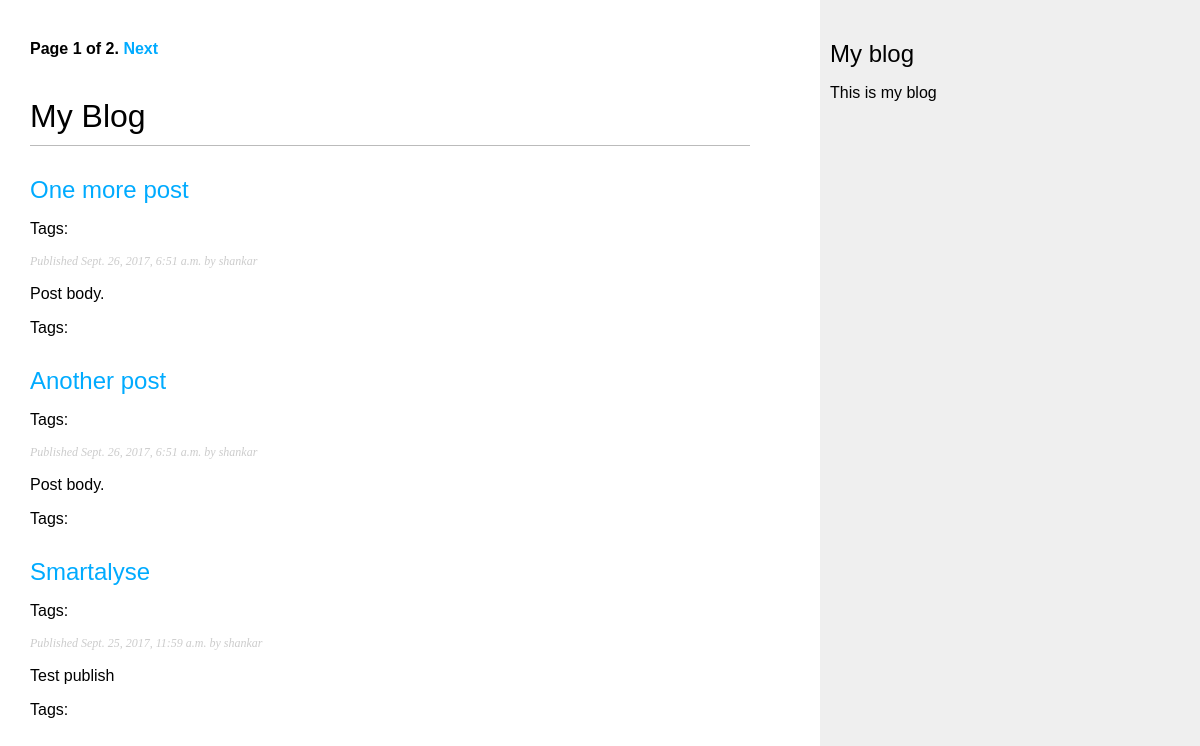
/blog/, run on an earlier commit of the app's database.
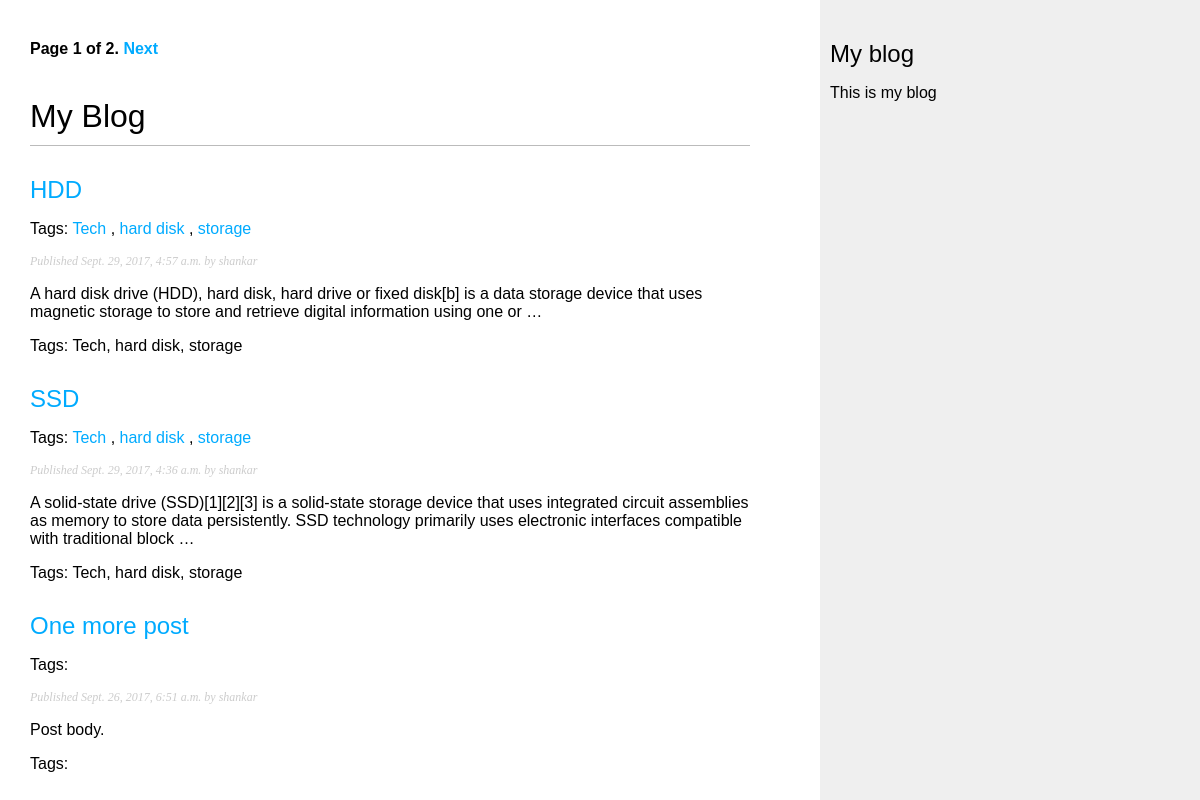
And on a later commit of the database.
### blog/models.py (models this page shows, shortened)
class Post(models.Model):
    STATUS_CHOICES = (
            ('draft', 'Draft'),
            ('published', 'Published'),
            )
    title = models.CharField(max_length=250)
    slug = models.SlugField(max_length=250, unique_for_date="publish")
    author = models.ForeignKey(User, related_name='blog_posts')
    body = models.TextField()
    publish = models.DateTimeField(default=timezone.now)
    created = models.DateTimeField(auto_now_add=True)
    updated = models.DateTimeField(auto_now=True)
    status = models.CharField(max_length=10, choices=STATUS_CHOICES, default="draft")
    tags = TaggableManager();
    objects = models.Manager()
    published = PublishedManager()
    class Meta:
        ordering = ('-publish', )
    def get_absolute_url(self):
        return reverse('blog:post_detail', args=[self.publish.year,
            self.publish.strftime('%m'),
            self.publish.strftime('%d'),
            self.slug])

### blog/views.py (the view)
# urls.py: url(r'^tag/(?P<tag_slug>[-\w]+)/$',views.post_list, name='post_list_by_tag'),
def post_list(request, tag_slug=None):
    object_list = Post.published.all()
    tag = None
    if tag_slug:
        tag  = get_object_or_404(Tag, slug = tag_slug)
        object_list = object_list.filter(tags__in=[tag])
    paginator = Paginator(object_list, 3) # 3 posts in each page
    page = request.GET.get('page')
    try:
        posts = paginator.page(page)
    except PageNotAnInteger:
        posts = paginator.page(1)
    except EmptyPage:
        posts = paginator.page(paginator.num_pages)
    return render(request, 'blog/post/list.html', {'page': page,
                                                   'posts': posts,
                                                   'tag': tag})

### blog/models.py (called while the page is built)
    def get_queryset(self):
        return super(PublishedManager, self).get_queryset()\
                .filter(status='published')

### blog/templates/blog/post/list.html (shortened to what this page needs)
{% extends "blog/base.html" %}
{% block content %}
  {% include "pagination.html" with page=posts %}
  <h1>My Blog</h1>
  {% for post in posts %}
    <h2>
      <a href="{{ post.get_absolute_url }}">{{ post.title }}</a>
    </h2>
        <p class="tags">
            Tags:
            {% for tag in post.tags.all %}
                <a href="{% url "blog:post_list_by_tag" tag.slug %}">{{ tag.name }}</a>
                {% if not forloop.last %}, {% endif %}
            {% endfor %}
        </p>
    <p class="date">
      Published {{ post.publish }} by {{ post.author }}
    </p>
    {{ post.body|truncatewords:30|linebreaks }}
    <p class="tags">Tags: {{ post.tags.all|join:", " }}</p>
  {% endfor %}
{% endblock %}

### blog/templates/blog/base.html (shortened to what this page needs)
{% load staticfiles %}
<html>
<html lang="en">
<head>
  <link rel="stylesheet" href="{% static 'css/blog.css' %}">
</head>
<body>
  <div id="content">
    {% block content %}
    {% endblock %}
  </div>
  <div id="sidebar">
    <h2>My blog</h2>
    <p>This is my blog</p>
  </div>
</body>
</html>

### blog/templates/pagination.html (shortened to what this page needs)
<div class="pagination">
    <span class="step-links">
        <span class="current">
            Page {{page.number }} of {{ page.paginator.num_pages }}.
        </span>
        {% if page.has_next %}
            <a href="?page={{ page.next_page_number }}">Next</a>
        {% endif %}
    </span>
</div>

### blog/static/css/blog.css (style rules this page uses)
body { margin:0; padding:0; font-family:helvetica, sans-serif; }
a { color:#00abff; text-decoration:none; }
h1 { font-weight:normal; border-bottom:1px solid #bbb; padding:0 0 10px 0; }
h2 { font-weight:normal; margin:30px 0 0; }
#content { float:left; width:60%; padding:0 0 0 30px; }
#sidebar { float:right; width:30%; padding:10px; background:#efefef; height:100%; }
p.date { color:#ccc; font-family: georgia, serif; font-size: 12px; font-style: italic; }
.pagination { margin:40px 0; font-weight:bold; }

What changed in the data, as far as the page shows it:
no longer on this page (row edited): Post: title "Another post", publish "Sept. 26, 2017, 6:51 a.m.", author "shankar", body "Post body."
no longer on this page (row unchanged): Post: title "Smartalyse", publish "Sept. 25, 2017, 11:59 a.m.", author "shankar", body "Test publish"
added Post: title "HDD", publish "Sept. 29, 2017, 4:57 a.m.", author "shankar", body "A hard disk drive (HDD), hard disk, hard drive or fixed disk[b] is a data storage device that uses magnetic storage to store and retrieve digital information using one or …", tags.all "Tech, hard disk, storage"
added Tag: name "Tech"
added Tag: name "hard disk"
added Tag: name "storage"
added Post: title "SSD", publish "Sept. 29, 2017, 4:36 a.m.", author "shankar", body "A solid-state drive (SSD)[1][2][3] is a solid-state storage device that uses integrated circuit assemblies as memory to store data persistently. SSD technology primarily uses electronic interfaces compatible with traditional block …", tags.all "Tech, hard disk, storage"
